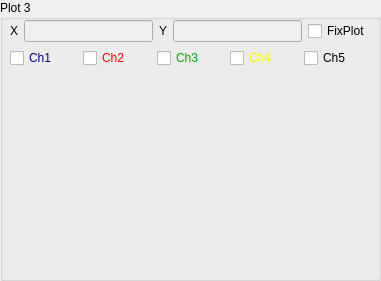
   <widget class="QGroupBox" name="groupBoxPlot_3">
    <property name="geometry">
     <rect>
      <x>730</x>
      <y>10</y>
      <width>381</width>
      <height>281</height>
     </rect>
    </property>
    <property name="title">
     <string>Plot 3</string>
    </property>
    <widget class="QCustomPlot" name="customPlot_3" native="true">
     <property name="geometry">
      <rect>
       <x>10</x>
       <y>80</y>
       <width>361</width>
       <height>191</height>
      </rect>
     </property>
    </widget>
    <widget class="QWidget" name="layoutWidget_3">
     <property name="geometry">
      <rect>
       <x>10</x>
       <y>20</y>
       <width>361</width>
       <height>49</height>
      </rect>
     </property>
     <layout class="QVBoxLayout" name="verticalLayout_5">
      <item>
       <layout class="QHBoxLayout" name="horizontalLayout_21">
        <item>
         <widget class="QLabel" name="labelXValuePlot_3">
          <property name="text">
           <string>X</string>
          </property>
         </widget>
        </item>
        <item>
         <widget class="QLineEdit" name="lineEditXValuePlot_3">
          <property name="enabled">
           <bool>false</bool>
          </property>
         </widget>
        </item>
        <item>
         <widget class="QLabel" name="labelYValuePlot_3">
          <property name="text">
           <string>Y</string>
          </property>
         </widget>
        </item>
        <item>
         <widget class="QLineEdit" name="lineEditYValuePlot_3">
          <property name="enabled">
           <bool>false</bool>
          </property>
         </widget>
        </item>
        <item>
         <widget class="QCheckBox" name="checkBoxFixedPlot_3">
          <property name="text">
           <string>FixPlot</string>
          </property>
         </widget>
        </item>
       </layout>
      </item>
      <item>
       <layout class="QHBoxLayout" name="horizontalLayout_18">
        <item>
         <widget class="QCheckBox" name="checkBoxChannel_1_Plot_3">
          <property name="palette">
           <palette>
            <active>
             <colorrole role="WindowText">
              <brush brushstyle="SolidPattern">
               <color alpha="255">
                <red>0</red>
                <green>0</green>
                <blue>127</blue>
               </color>
              </brush>
             </colorrole>
             <colorrole role="Dark">
              <brush brushstyle="SolidPattern">
               <color alpha="255">
                <red>0</red>
                <green>0</green>
                <blue>127</blue>
               </color>
              </brush>
             </colorrole>
             <colorrole role="Text">
              <brush brushstyle="SolidPattern">
               <color alpha="255">
                <red>0</red>
                <green>0</green>
                <blue>0</blue>
               </color>
              </brush>
             </colorrole>
             <colorrole role="ButtonText">
              <brush brushstyle="SolidPattern">
               <color alpha="255">
                <red>0</red>
                <green>0</green>
                <blue>0</blue>
               </color>
              </brush>
             </colorrole>
            </active>
            <inactive>
             <colorrole role="WindowText">
              <brush brushstyle="SolidPattern">
               <color alpha="255">
                <red>0</red>
                <green>0</green>
                <blue>127</blue>
               </color>
              </brush>
             </colorrole>
             <colorrole role="Dark">
              <brush brushstyle="SolidPattern">
               <color alpha="255">
                <red>0</red>
                <green>0</green>
                <blue>127</blue>
               </color>
              </brush>
             </colorrole>
             <colorrole role="Text">
              <brush brushstyle="SolidPattern">
               <color alpha="255">
                <red>0</red>
                <green>0</green>
                <blue>0</blue>
               </color>
              </brush>
             </colorrole>
             <colorrole role="ButtonText">
              <brush brushstyle="SolidPattern">
               <color alpha="255">
                <red>0</red>
                <green>0</green>
                <blue>0</blue>
               </color>
              </brush>
             </colorrole>
            </inactive>
            <disabled>
             <colorrole role="WindowText">
              <brush brushstyle="SolidPattern">
               <color alpha="255">
                <red>0</red>
                <green>0</green>
                <blue>127</blue>
               </color>
              </brush>
             </colorrole>
             <colorrole role="Dark">
              <brush brushstyle="SolidPattern">
               <color alpha="255">
                <red>0</red>
                <green>0</green>
                <blue>127</blue>
               </color>
              </brush>
             </colorrole>
             <colorrole role="Text">
              <brush brushstyle="SolidPattern">
               <color alpha="255">
                <red>0</red>
                <green>0</green>
                <blue>127</blue>
               </color>
              </brush>
             </colorrole>
             <colorrole role="ButtonText">
              <brush brushstyle="SolidPattern">
               <color alpha="255">
                <red>0</red>
                <green>0</green>
                <blue>127</blue>
               </color>
              </brush>
             </colorrole>
            </disabled>
           </palette>
          </property>
          <property name="text">
           <string>Ch1</string>
          </property>
         </widget>
        </item>
        <item>
         <widget class="QCheckBox" name="checkBoxChannel_2_Plot_3">
          <property name="palette">
           <palette>
            <active>
             <colorrole role="WindowText">
              <brush brushstyle="SolidPattern">
               <color alpha="255">
                <red>255</red>
                <green>0</green>
                <blue>0</blue>
               </color>
              </brush>
             </colorrole>
             <colorrole role="Dark">
              <brush brushstyle="SolidPattern">
               <color alpha="255">
                <red>255</red>
                <green>0</green>
                <blue>0</blue>
               </color>
              </brush>
             </colorrole>
             <colorrole role="Text">
              <brush brushstyle="SolidPattern">
               <color alpha="255">
                <red>0</red>
                <green>0</green>
                <blue>0</blue>
               </color>
              </brush>
             </colorrole>
             <colorrole role="ButtonText">
              <brush brushstyle="SolidPattern">
               <color alpha="255">
                <red>0</red>
                <green>0</green>
                <blue>0</blue>
               </color>
              </brush>
             </colorrole>
            </active>
            <inactive>
             <colorrole role="WindowText">
              <brush brushstyle="SolidPattern">
               <color alpha="255">
                <red>255</red>
                <green>0</green>
                <blue>0</blue>
               </color>
              </brush>
             </colorrole>
             <colorrole role="Dark">
              <brush brushstyle="SolidPattern">
               <color alpha="255">
                <red>255</red>
                <green>0</green>
                <blue>0</blue>
               </color>
              </brush>
             </colorrole>
             <colorrole role="Text">
              <brush brushstyle="SolidPattern">
               <color alpha="255">
                <red>0</red>
                <green>0</green>
                <blue>0</blue>
               </color>
              </brush>
             </colorrole>
             <colorrole role="ButtonText">
              <brush brushstyle="SolidPattern">
               <color alpha="255">
                <red>0</red>
                <green>0</green>
                <blue>0</blue>
               </color>
              </brush>
             </colorrole>
            </inactive>
            <disabled>
             <colorrole role="WindowText">
              <brush brushstyle="SolidPattern">
               <color alpha="255">
                <red>255</red>
                <green>0</green>
                <blue>0</blue>
               </color>
              </brush>
             </colorrole>
             <colorrole role="Dark">
              <brush brushstyle="SolidPattern">
               <color alpha="255">
                <red>255</red>
                <green>0</green>
                <blue>0</blue>
               </color>
              </brush>
             </colorrole>
             <colorrole role="Text">
              <brush brushstyle="SolidPattern">
               <color alpha="255">
                <red>255</red>
                <green>0</green>
                <blue>0</blue>
               </color>
              </brush>
             </colorrole>
             <colorrole role="ButtonText">
              <brush brushstyle="SolidPattern">
               <color alpha="255">
                <red>255</red>
                <green>0</green>
                <blue>0</blue>
               </color>
              </brush>
             </colorrole>
            </disabled>
           </palette>
          </property>
          <property name="text">
           <string>Ch2</string>
          </property>
         </widget>
        </item>
        <item>
         <widget class="QCheckBox" name="checkBoxChannel_3_Plot_3">
          <property name="palette">
           <palette>
            <active>
             <colorrole role="WindowText">
              <brush brushstyle="SolidPattern">
               <color alpha="255">
                <red>0</red>
                <green>170</green>
                <blue>0</blue>
               </color>
              </brush>
             </colorrole>
             <colorrole role="Dark">
              <brush brushstyle="SolidPattern">
               <color alpha="255">
                <red>0</red>
                <green>170</green>
                <blue>0</blue>
               </color>
              </brush>
             </colorrole>
             <colorrole role="Text">
              <brush brushstyle="SolidPattern">
               <color alpha="255">
                <red>0</red>
                <green>0</green>
                <blue>0</blue>
               </color>
              </brush>
             </colorrole>
             <colorrole role="ButtonText">
              <brush brushstyle="SolidPattern">
               <color alpha="255">
                <red>0</red>
                <green>0</green>
                <blue>0</blue>
               </color>
              </brush>
             </colorrole>
            </active>
            <inactive>
             <colorrole role="WindowText">
              <brush brushstyle="SolidPattern">
               <color alpha="255">
                <red>0</red>
                <green>170</green>
                <blue>0</blue>
               </color>
              </brush>
             </colorrole>
             <colorrole role="Dark">
              <brush brushstyle="SolidPattern">
               <color alpha="255">
                <red>0</red>
                <green>170</green>
                <blue>0</blue>
               </color>
              </brush>
             </colorrole>
             <colorrole role="Text">
              <brush brushstyle="SolidPattern">
               <color alpha="255">
                <red>0</red>
                <green>0</green>
                <blue>0</blue>
               </color>
              </brush>
             </colorrole>
             <colorrole role="ButtonText">
              <brush brushstyle="SolidPattern">
               <color alpha="255">
                <red>0</red>
                <green>0</green>
                <blue>0</blue>
               </color>
              </brush>
             </colorrole>
            </inactive>
            <disabled>
             <colorrole role="WindowText">
              <brush brushstyle="SolidPattern">
               <color alpha="255">
                <red>0</red>
                <green>170</green>
                <blue>0</blue>
               </color>
              </brush>
             </colorrole>
             <colorrole role="Dark">
              <brush brushstyle="SolidPattern">
               <color alpha="255">
                <red>0</red>
                <green>170</green>
                <blue>0</blue>
               </color>
              </brush>
             </colorrole>
             <colorrole role="Text">
              <brush brushstyle="SolidPattern">
               <color alpha="255">
                <red>0</red>
                <green>170</green>
                <blue>0</blue>
               </color>
              </brush>
             </colorrole>
             <colorrole role="ButtonText">
              <brush brushstyle="SolidPattern">
               <color alpha="255">
                <red>0</red>
                <green>170</green>
                <blue>0</blue>
               </color>
              </brush>
             </colorrole>
            </disabled>
           </palette>
          </property>
          <property name="text">
           <string>Ch3</string>
          </property>
         </widget>
        </item>
        <item>
         <widget class="QCheckBox" name="checkBoxChannel_4_Plot_3">
          <property name="palette">
           <palette>
            <active>
             <colorrole role="WindowText">
              <brush brushstyle="SolidPattern">
               <color alpha="255">
                <red>255</red>
                <green>255</green>
                <blue>0</blue>
               </color>
              </brush>
             </colorrole>
             <colorrole role="Dark">
              <brush brushstyle="SolidPattern">
               <color alpha="255">
                <red>255</red>
                <green>255</green>
                <blue>0</blue>
               </color>
              </brush>
             </colorrole>
             <colorrole role="Text">
              <brush brushstyle="SolidPattern">
               <color alpha="255">
                <red>0</red>
                <green>0</green>
                <blue>0</blue>
               </color>
              </brush>
             </colorrole>
             <colorrole role="ButtonText">
              <brush brushstyle="SolidPattern">
               <color alpha="255">
                <red>0</red>
                <green>0</green>
                <blue>0</blue>
               </color>
              </brush>
             </colorrole>
            </active>
            <inactive>
             <colorrole role="WindowText">
              <brush brushstyle="SolidPattern">
               <color alpha="255">
                <red>255</red>
                <green>255</green>
                <blue>0</blue>
               </color>
              </brush>
             </colorrole>
             <colorrole role="Dark">
              <brush brushstyle="SolidPattern">
               <color alpha="255">
                <red>255</red>
                <green>255</green>
                <blue>0</blue>
               </color>
              </brush>
             </colorrole>
             <colorrole role="Text">
              <brush brushstyle="SolidPattern">
               <color alpha="255">
                <red>0</red>
                <green>0</green>
                <blue>0</blue>
               </color>
              </brush>
             </colorrole>
             <colorrole role="ButtonText">
              <brush brushstyle="SolidPattern">
               <color alpha="255">
                <red>0</red>
                <green>0</green>
                <blue>0</blue>
               </color>
              </brush>
             </colorrole>
            </inactive>
            <disabled>
             <colorrole role="WindowText">
              <brush brushstyle="SolidPattern">
               <color alpha="255">
                <red>255</red>
                <green>255</green>
                <blue>0</blue>
               </color>
              </brush>
             </colorrole>
             <colorrole role="Dark">
              <brush brushstyle="SolidPattern">
               <color alpha="255">
                <red>255</red>
                <green>255</green>
                <blue>0</blue>
               </color>
              </brush>
             </colorrole>
             <colorrole role="Text">
              <brush brushstyle="SolidPattern">
               <color alpha="255">
                <red>255</red>
                <green>255</green>
                <blue>0</blue>
               </color>
              </brush>
             </colorrole>
             <colorrole role="ButtonText">
              <brush brushstyle="SolidPattern">
               <color alpha="255">
                <red>255</red>
                <green>255</green>
                <blue>0</blue>
               </color>
              </brush>
             </colorrole>
            </disabled>
           </palette>
          </property>
          <property name="text">
           <string>Ch4</string>
          </property>
         </widget>
        </item>
        <item>
         <widget class="QCheckBox" name="checkBoxChannel_5_Plot_3">
          <property name="text">
           <string>Ch5</string>
          </property>
         </widget>
        </item>
       </layout>
      </item>
     </layout>
    </widget>
   </widget>
